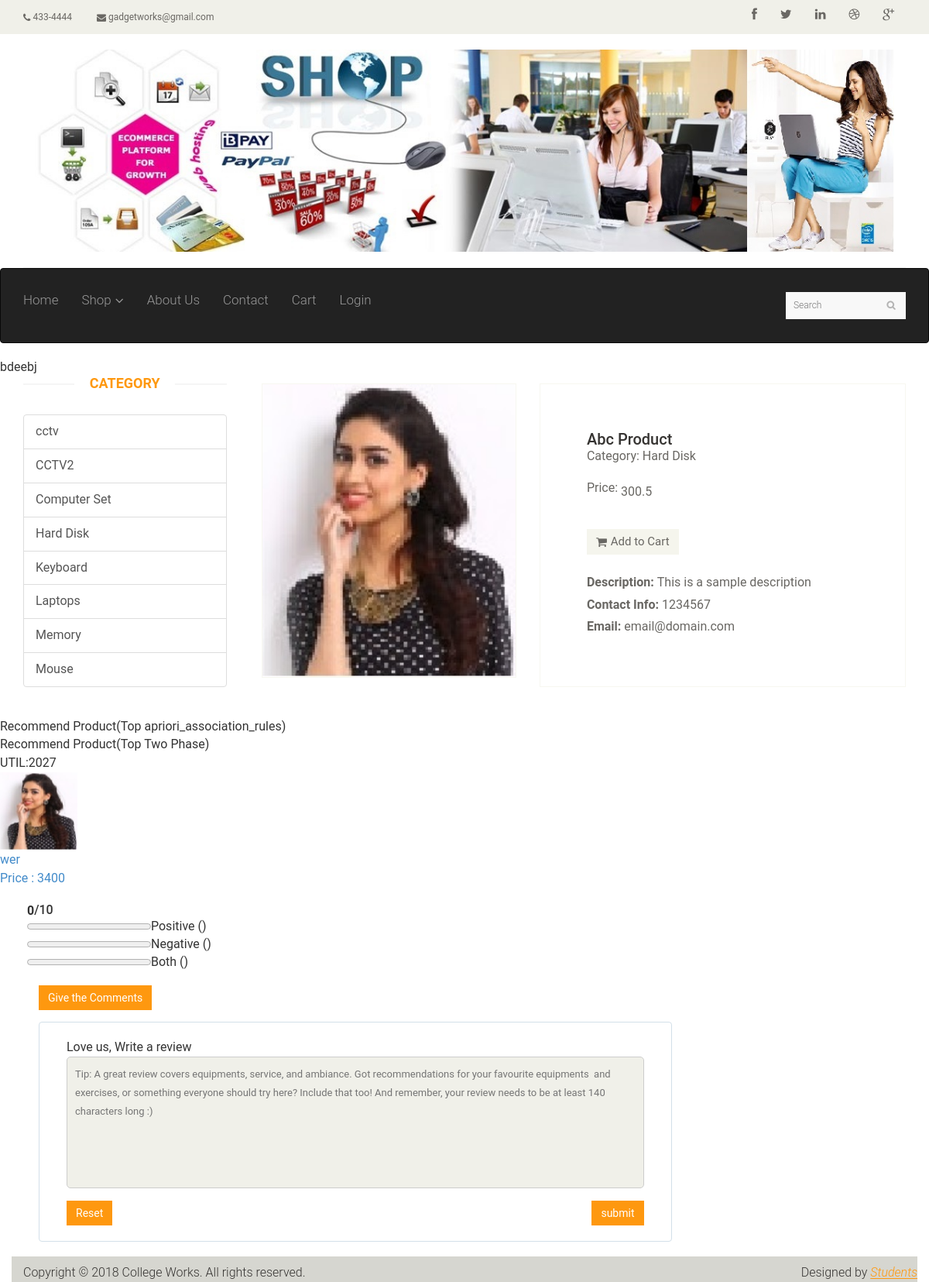
/product-details.php?prodid=21, run on the app's committed database.
### tables this page shows
CREATE TABLE `category` (
  `id` int(11) NOT NULL AUTO_INCREMENT,
  `title` varchar(50) NOT NULL,
  PRIMARY KEY (`id`)
);

CREATE TABLE `products` (
  `ID` int(11) NOT NULL AUTO_INCREMENT,
  `imgUrl` text NOT NULL,
  `Product` text NOT NULL,
  `Description` text NOT NULL,
  `Price` double NOT NULL,
  `Category` text NOT NULL,
  PRIMARY KEY (`ID`)
);

### product-details.php (the view, shortened to what this page needs)
<?php
$prodID = $_GET['prodid'];
if (!empty($prodID)) {
    $sqlSelectSpecProd = mysql_query("select * from products where id = '$prodID'") or die(mysql_error());
    $getProdInfo = mysql_fetch_array($sqlSelectSpecProd);
    $prodname = $getProdInfo["Product"];
    $prodcat = $getProdInfo["Category"];
    $prodprice = $getProdInfo["Price"];
    $proddesc = $getProdInfo["Description"];
    $prodimage = $getProdInfo["imgUrl"];
}
?>
<?php include('include/home/header.php'); ?>
bdeebj
<section>
    <div class="container">
        <div class="row">
            <?php include('include/home/sidebar.php'); ?>
            <div class="col-sm-9 padding-right">
                <div class="product-details">
                    <div class="col-sm-5">
                        <div class="view-product">
                            <img src="reservation/img/products/<?php echo $prodimage; ?>" />
                        </div>
                    </div>
                    <div class="col-sm-7">
                        <div class="product-information">
                            <h2 class="product"><?php echo $prodname; ?></h2>
                            <p>Category: <?php echo $prodcat; ?></p>
                            <p>Price: <span class="price"><?php echo $prodprice; ?></span></p>
                            <br>
                            <a class="btn btn-default add-to-cart" id="add-to-cart"><i class="fa fa-shopping-cart"></i>Add to Cart</a>
                            <p><b>Description: </b><?php echo $proddesc; ?></p>
                            <p><b>Contact Info:</b> 1234567</p>
                            <p><b>Email:</b> email@domain.com</p>
                        </div>
                    </div>
                </div>
            </div>
            <div class="row">
             <div id="recommandlist">
                 Recommend  Product(Top  apriori_association_rules)
            </div>
            </div>
            <div class="row">
            <div id="recommandlist">
                 Recommend  Product(Top  Two Phase)
                <?php
                $result = mysql_query("select distinct twophase.SUP,twophase.UTIL, products.ID as item_id,products.imgUrl ,products.Product ,products.Price from  twophase inner join products on products.ID=twophase.RecommendItemCode where twophase.ItemIDGroup='$prodID'   order by  (LENGTH(twophase.RecommendItemCode) and twophase.UTIL) desc ") or die(mysql_error());
                ?>
                <ul>
                    <?php
                    while ($row = mysql_fetch_array($result)) {
                        ?>
                        <li style=" float: left;">
                            <p>UTIL:<?php echo $row['UTIL']; ?> </p>
                            <a href="product-details.php?prodid=<?php echo $row['item_id']; ?>"><img src="reservation/img/products/<?php echo $row['imgUrl']; ?>" height="100px" width="100px">
                                <br>
                                <span> <?php echo $row['Product']; ?></span><br>
                                <span>Price : <?php echo $row['Price']; ?></span>
                            </a>
                        </li>
                    <?php } ?>
                </ul>
            </div>
            </div>
            </div>
        <div class="row">
            <div class="gympp-card aml">
                <div class="product-rating-box">
                    <?php
                    $postivevalue = 0;
                    $negativevalue = 0;
                    $mixvalue = 0;
                    $sqlpositive = "select sum(commentValue) as postive from comments_nlp where commentValue>0 and item_id='$prodID'";
                    $sqlNegative = "select sum(commentValue) as negtive from comments_nlp where commentValue<=0 and item_id='$prodID'";
                    $sqln3 = "select sum(commentValue) as  mixed  from comments_nlp where commentValue=0 and item_id='$prodID'";
                    try {
                        $query = mysql_query($sqlpositive)or die(mysql_error());
                        $row = mysql_fetch_array($query);
                        $postivevalue = $row['postive'];
                        $query = mysql_query($sqlNegative)or die(mysql_error());
                        $row = mysql_fetch_array($query);
                        $negativevalue = $row['negtive'];
                         $query = mysql_query($sqln3)or die(mysql_error());
                        $row = mysql_fetch_array($query);
                        $mixvalue = $row['mixed'];
                    } catch (Exception $e) {
                        echo 'Caught exception: ', $e->getMessage(), "\n";
                    }
                    ?>
                    <h2 class="summary-card__score product__score"><strong class="score__value score-value-6"><?php echo $postivevalue - $negativevalue; ?></strong>/10</h2>
                    <div class="rating-lines">
                        <div id="skills" class="wow fadeIn" data-delay="0" data-duration="500ms">
                            <progress value='<?php echo $postivevalue; ?>' max="10"></progress><span>Positive  (<?php echo $postivevalue; ?>)</span><br>
                            <progress value='<?php echo abs($negativevalue); ?>' max="10"></progress><span>Negative (<?php echo $negativevalue; ?>)</span><br>
                            <progress value='<?php echo $mixvalue; ?>' max="10"></progress><span>Both (<?php echo $mixvalue; ?>)</span><br>
                        </div>
                    </div>
                    <div class="col-sm-9 padding-left">
                        <ul class="feed-card anx">
                            <li class="product-plan">
                                <div class="grid js-masonry">
                                    <div class="col-sm-12 padding-right">
                                    </div>
                                    <div class="col-sm-12 padding-right">
                                    </div>
                                    <span class="btn btn-primary btn btn-danger all-plan-btn"> Give the Comments </span>
                                </div>
                            </li>
                            <li class="qf b aml main stamp clearfix" id="addReviewForm">
                                <div class="review-given-item review-given-form">
                                    <div class="">
                                        <div id="reviewContainer">
                                            <form method="post" name="add-review" onsubmit="return validateReview();" id="add-review" action="addComments.php">
                                                <div class="col-sm-12 review-form-heading">Love us, Write a review</div>
                                                <div class="col-sm-12 margin-b5">
                                                    <textarea name="txtReview" rows="5" id="txtReview" style="width: 100%; min-width: 100%; max-width: 100%; min-height: 170px; font-size: 13px; border: 1px solid #CCCCCC; border-radius: 5px; color: #444343; padding: 10px;" placeholder="Tip: A great review covers equipments, service, and ambiance. Got recommendations for your favourite equipments  and exercises, or something everyone should try here? Include that too! And remember, your review needs to be at least 140 characters long :)"></textarea>
                                                </div>
                                                <div class="col-sm-12">
                                                    <button type="reset" value="Reset" class=" btn btn-primary pull-left btn btn-default cancel-review">Reset</button>
                                                    <input type="submit" id="submit" value="submit" class=" btn btn-primary pull-right btn btn-success " onclick="return validateReview();">
                                                </div>
                                            </form>
                                        </div>
                                    </div>
                                </div>
                            </li>
                        </ul>
                    </div>
                </div>
            </div>
            </section>
            <?php include('include/home/footer.php'); ?>

### include/home/header.php (shortened to what this page needs)
<!DOCTYPE html>
<html lang="en">
<head>
    <link href="css/bootstrap.min.css" rel="stylesheet">
    <link href="css/font-awesome.min.css" rel="stylesheet">
	<link href="css/main.css" rel="stylesheet">
	<link href="css/responsive.css" rel="stylesheet">
	<link href="css/style.css" rel="stylesheet">
</head>
<body>
<header id="header">
		<div class="header_top">
			<div class="container">
				<div class="row">
					<div class="col-sm-6">
						<div class="contactinfo">
							<ul class="nav nav-pills">
								<li><a href="#"><i class="fa fa-phone"></i> 433-4444</a></li>
								<li><a href="#"><i class="fa fa-envelope"></i> gadgetworks@gmail.com</a></li>
							</ul>
						</div>
					</div>
					<div class="col-sm-6">
						<div class="social-icons pull-right">
							<ul class="nav navbar-nav">
								<li><a href="#"><i class="fa fa-facebook"></i></a></li>
								<li><a href="#"><i class="fa fa-twitter"></i></a></li>
								<li><a href="#"><i class="fa fa-linkedin"></i></a></li>
								<li><a href="#"><i class="fa fa-dribbble"></i></a></li>
								<li><a href="#"><i class="fa fa-google-plus"></i></a></li>
							</ul>
						</div>
					</div>
				</div>
			</div>
		</div>
		<div class="header-middle">
			<div class="container">
				<div class="row">
					<div class="col-lg-12">
						<div class="logo pull-left">
							<center><a href="index.php"><img src="images/home/header.jpg" alt="" class="img-responsive"/></a></center>
						</div>
					</div>
				</div>
			</div>
		</div>
		<div class="header-bottom navbar navbar-inverse">
			<div class="container">
				<div class="row">
					<div class="col-sm-9">
						<div class="mainmenu pull-left">
							<ul class="nav navbar-nav collapse navbar-collapse">
								<li><a href="index.php">Home</a></li>
                                <li class="dropdown"><a href="#">Shop<i class="fa fa-angle-down"></i></a>
                                </li>
								<li><a href="about.php">About Us</a></li>
								<li><a href="contact.php">Contact</a></li>
								<li><a href="cart.php">Cart <span class="badge"></span></a></li>
								<li><a href="login.php">Login</a></li>
							</ul>
						</div>
					</div>
                    <div class="col-sm-3">
						<div class="search_box pull-right">
                            <form action="index.php" method="post">
							     <input type="text" placeholder="Search" name="filter" />
                            </form>
						</div>
					</div>
				</div>
			</div>
		</div>
	</header>

### include/home/sidebar.php
<section>
		<div class="container">
			<div class="row">
				<div class="col-sm-3">
					<div class="left-sidebar">
						<h2>Category</h2>
                        <div class="list-group">
                        <?php
                            $q = "Select * from category order by title asc";
                            $r = mysql_query($q);
                            if($r){
                                while($row = mysql_fetch_array($r)){
                                    echo '<a href="category.php?filter='.$row['title'].'" class="list-group-item">'.$row['title'].'</a>';
                                }
                            }
                        ?>
                        </div>
                        </div>
                        </div>

### include/home/footer.php (shortened to what this page needs)
<div class="footer-bottom">
			<div class="container">
				<div class="row">
					<p class="pull-left">Copyright © 2018 College Works. All rights reserved.</p>
					<p class="pull-right">Designed by <span><a target="_blank" href="#"> Students</a></span></p>
				</div>
			</div>
		</div>
</body>
</html>

### css/main.css (style rules this page uses)
body { font-family: 'Roboto', sans-serif; position: relative; font-weight:400px; }
ul li { list-style: none; }
a { -webkit-transition: 300ms; -moz-transition: 300ms; -o-transition: 300ms; transition: 300ms; }
h1, h2, h3, h4, h5, h6 { font-family: 'Roboto', sans-serif; }
.header_top { background: none repeat scroll 0 0 #F0F0E9; }
.contactinfo ul li:first-child { margin-left: -15px; }
.contactinfo ul li a { font-size: 12px; color: #696763; font-family: 'Roboto', sans-serif; }
.social-icons ul li a { border: 0 none; border-radius: 0; color: #696763; padding:0px; }
.social-icons ul li { display:inline-block; }
.social-icons ul li a i { padding: 11px 15px; transition: all 0.9s ease 0s; -moz-transition: all 0.9s ease 0s; -webkit-transition: all 0.9s ease 0s; -o-transition: all 0.9s ease 0s; }
.header-middle .container .row { border-bottom: 1px solid #f5f5f5; margin-left: 0; margin-right: 0; padding-bottom: 20px; padding-top: 20px; }
.header-bottom { padding-bottom: 30px; padding-top: 30px; }
.navbar-collapse.collapse { padding-left: 0; }
.mainmenu ul li { padding-right: 15px; padding-left: 15px; }
.mainmenu ul li:first-child { padding-left: 0px; }
.mainmenu ul li a { color: #696763; font-family: 'Roboto', sans-serif; font-size: 17px; font-weight: 300; padding: 0; padding-bottom: 10px; }
.search_box input { background: #f8f8f8; border: medium none; color: #B2B2B2; font-family: 'roboto'; font-size: 12px; font-weight: 300; height: 35px; outline: medium none; padding-left: 10px; width: 155px; background-image: url(../images/home/searchicon.png); background-repeat: no-repeat; background-position: 130px; }
.fa-angle-down { padding-left: 5px; }
.footer-bottom { background: #D6D6D0; padding-top: 10px; }
.footer-bottom p { color: #363432; font-family: 'Roboto', sans-serif; font-weight: 300; margin-left: 15px; }
.footer-bottom p span a { color: #FE980F; font-style: italic; text-decoration: underline; }
.left-sidebar h2, .brands_products h2 { color: #FE980F; font-family: 'Roboto', sans-serif; font-size: 18px; font-weight: 700; margin: 0 auto 30px; text-align: center; text-transform: uppercase; position: relative; z-index:3; }
.left-sidebar h2:after, h2.title:after { content: " "; position: absolute; border: 1px solid #f5f5f5; bottom:8px; left: 0; width: 100%; height: 0; z-index: -2; }
.left-sidebar h2:before { content: " "; position: absolute; background: #fff; bottom: -6px; width: 130px; height: 30px; z-index: -1; left: 50%; margin-left: -65px; }
.padding-right { padding-right: 0; }
.add-to-cart { background:#F5F5ED; border: 0 none; border-radius: 0; color: #696763; font-family: 'Roboto', sans-serif; font-size: 15px; margin-bottom: 25px; }
.add-to-cart i { margin-right:5px; }
.product-details { overflow:hidden; }
.product-details { margin-bottom: 40px; overflow: hidden; margin-top: 10px; }
.view-product { position: relative; }
.view-product img { border: 1px solid #F7F7F0; height: 380px; width: 100%; }
.product-information { border: 1px solid #F7F7F0; overflow: hidden; padding-bottom: 60px; padding-left: 60px; padding-top: 60px; position: relative; }
.product-information h2 { color: #363432; font-family: 'Roboto', sans-serif; font-size: 20px; margin-top: 0; }
.product-information p { color: #696763; font-family: 'Roboto', sans-serif; margin-bottom: 5px; }
.product-information span { display: inline-block; margin-bottom: 8px; margin-top: 18px; }
.user_info input, select, textarea { background: #F0F0E9; border:0; color: #696763; padding: 5px; width: 100%; border-radius: 0; resize: none }
.btn.btn-primary { background:#FE980F; border: 0 none; border-radius: 0; margin-top: 16px; }

### css/style.css (style rules this page uses)
.fa { cursor: pointer; }

### data on the page
category: title "cctv"
category: title "CCTV2"
category: title "Computer Set"
category: title "Hard Disk"
category: title "Keyboard"
category: title "Laptops"
category: title "Memory"
category: title "Mouse"
products: imgUrl (picture), Product "Abc Product", Category "Hard Disk", Price "300.5", Description "This is a sample description"
products: UTIL "2027", imgUrl (picture), Product "wer", Price "3400"

### other printed values
$postivevalue - $negativevalue "0"
